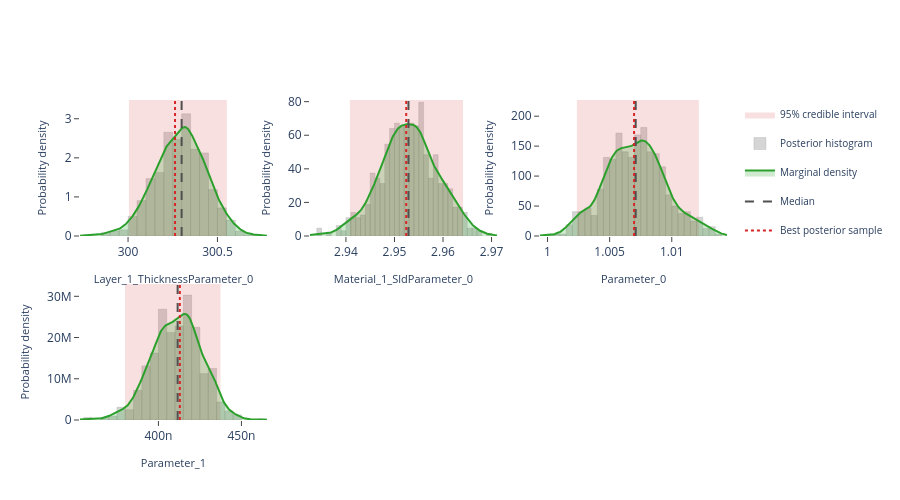

This figure's notebook cell:
### Markdown cell above
## Interactive posterior plots

The next three cells render the same Plotly figures that are shown on the
Bayesian Posterior tab of the EasyReflectometryApp:

* **Marginals** — per-parameter distribution: histogram + smooth KDE marginal,
  shaded 95% credible interval, and median / best-sample lines
  (`plot_distribution` or `posterior.distribution()`)
* **Corner plot** — pairwise marginals + 2-D contours + scatter (`plot_corner`)
* **Traces** — per-chain trace + marginal histogram (`plot_trace`)

The standalone helpers are called with ``return_figure=True`` so they return a
Plotly ``Figure`` that we render in the notebook with ``fig.show()``; the
``PosteriorResults`` methods return the figure directly.

### Code cell
# ---- Marginal posterior distributions ---------------------------------------
# One panel per free parameter, each overlaying the posterior histogram, a
# smooth Gaussian-KDE marginal, the shaded 95% credible interval, and the
# median / best-sample reference lines.  Mirrors the "Marginals" sub-tab in
# the EasyReflectometryApp.

# The PosteriorResults method passes ``logp`` through automatically so the
# best posterior sample (MAP) line is drawn:
fig = posterior.distribution()
fig.show()

# Standalone equivalent (pass ``logp`` to get the best-sample line):
# fig = plot_distribution(
#     posterior.draws,
#     posterior.param_names,
#     logp=posterior.logp,
#     return_figure=True,
# )
# fig.show()

### Figure 1 — Plotly figure (JSON) as saved in the notebook; plotly's stock layout.template omitted (floating-point values rounded to 4 significant figures; data arrays with more than 128 entries replaced by an {"elided": "..."} marker saying what was removed)
{"data": [{"fill": "toself", "fillcolor": "rgba(214, 39, 40, 0.14)", "hoverinfo": "skip", "legendgroup": "95% credible interval", "line": {"color": "rgba(214, 39, 40, 0.14)", "width": 0}, "mode": "lines", "name": "95% credible interval", "showlegend": true, "type": "scatter", "x": [300.0, 300.6, 300.6, 300.0, 300.0], "xaxis": "x", "y": [0.0, 0.0, 3.48, 3.48, 0.0], "yaxis": "y"}, {"histnorm": "probability density", "hovertemplate": "sample=%{x:.4f}<br>density: %{y:.2f}<extra></extra>", "legendgroup": "histogram", "marker": {"color": "rgba(120, 120, 120, 0.38)", "line": {"color": "rgba(120, 120, 120, 0.24)", "width": 1}}, "name": "Posterior histogram", "nbinsx": 40, "opacity": 0.82, "showlegend": true, "type": "histogram", "x": {"elided": "640 float values"}, "xaxis": "x", "yaxis": "y"}, {"fill": "tozeroy", "fillcolor": "rgba(44, 160, 44, 0.22)", "hovertemplate": "Layer_1_ThicknessParameter_0: %{x:.4f}<br>density: %{y:.4f}<extra></extra>", "legendgroup": "marginal", "line": {"color": "rgb(44, 160, 44)", "width": 2}, "mode": "lines", "name": "Marginal density", "showlegend": true, "type": "scatter", "x": {"elided": "256 float values"}, "xaxis": "x", "y": {"elided": "256 float values"}, "yaxis": "y"}, {"hovertemplate": "Median: %{x:.4f}<extra></extra>", "legendgroup": "Median", "line": {"color": "rgb(80, 80, 80)", "dash": "dash", "width": 2}, "mode": "lines", "name": "Median", "showlegend": true, "type": "scatter", "x": [300.3, 300.3], "xaxis": "x", "y": [0.0, 3.48], "yaxis": "y"}, {"hovertemplate": "Best posterior sample: %{x:.4f}<extra></extra>", "legendgroup": "Best posterior sample", "line": {"color": "rgb(214, 39, 40)", "dash": "dot", "width": 2}, "mode": "lines", "name": "Best posterior sample", "showlegend": true, "type": "scatter", "x": [300.3, 300.3], "xaxis": "x", "y": [0.0, 3.48], "yaxis": "y"}, {"fill": "toself", "fillcolor": "rgba(214, 39, 40, 0.14)", "hoverinfo": "skip", "legendgroup": "95% credible interval", "line": {"color": "rgba(214, 39, 40, 0.14)", "width": 0}, "mode": "lines", "name": "95% credible interval", "showlegend": false, "type": "scatter", "x": [2.941, 2.964, 2.964, 2.941, 2.941], "xaxis": "x2", "y": [0.0, 0.0, 80.98, 80.98, 0.0], "yaxis": "y2"}, {"histnorm": "probability density", "hovertemplate": "sample=%{x:.4f}<br>density: %{y:.2f}<extra></extra>", "legendgroup": "histogram", "marker": {"color": "rgba(120, 120, 120, 0.38)", "line": {"color": "rgba(120, 120, 120, 0.24)", "width": 1}}, "name": "Posterior histogram", "nbinsx": 40, "opacity": 0.82, "showlegend": false, "type": "histogram", "x": {"elided": "640 float values"}, "xaxis": "x2", "yaxis": "y2"}, {"fill": "tozeroy", "fillcolor": "rgba(44, 160, 44, 0.22)", "hovertemplate": "Material_1_SldParameter_0: %{x:.4f}<br>density: %{y:.4f}<extra></extra>", "legendgroup": "marginal", "line": {"color": "rgb(44, 160, 44)", "width": 2}, "mode": "lines", "name": "Marginal density", "showlegend": false, "type": "scatter", "x": {"elided": "256 float values"}, "xaxis": "x2", "y": {"elided": "256 float values"}, "yaxis": "y2"}, {"hovertemplate": "Median: %{x:.4f}<extra></extra>", "legendgroup": "Median", "line": {"color": "rgb(80, 80, 80)", "dash": "dash", "width": 2}, "mode": "lines", "name": "Median", "showlegend": false, "type": "scatter", "x": [2.953, 2.953], "xaxis": "x2", "y": [0.0, 80.98], "yaxis": "y2"}, {"hovertemplate": "Best posterior sample: %{x:.4f}<extra></extra>", "legendgroup": "Best posterior sample", "line": {"color": "rgb(214, 39, 40)", "dash": "dot", "width": 2}, "mode": "lines", "name": "Best posterior sample", "showlegend": false, "type": "scatter", "x": [2.952, 2.952], "xaxis": "x2", "y": [0.0, 80.98], "yaxis": "y2"}, {"fill": "toself", "fillcolor": "rgba(214, 39, 40, 0.14)", "hoverinfo": "skip", "legendgroup": "95% credible interval", "line": {"color": "rgba(214, 39, 40, 0.14)", "width": 0}, "mode": "lines", "name": "95% credible interval", "showlegend": false, "type": "scatter", "x": [1.002, 1.012, 1.012, 1.002, 1.002], "xaxis": "x3", "y": [0.0, 0.0, 227.0, 227.0, 0.0], "yaxis": "y3"}, {"histnorm": "probability density", "hovertemplate": "sample=%{x:.4f}<br>density: %{y:.2f}<extra></extra>", "legendgroup": "histogram", "marker": {"color": "rgba(120, 120, 120, 0.38)", "line": {"color": "rgba(120, 120, 120, 0.24)", "width": 1}}, "name": "Posterior histogram", "nbinsx": 40, "opacity": 0.82, "showlegend": false, "type": "histogram", "x": {"elided": "640 float values"}, "xaxis": "x3", "yaxis": "y3"}, {"fill": "tozeroy", "fillcolor": "rgba(44, 160, 44, 0.22)", "hovertemplate": "Parameter_0: %{x:.4f}<br>density: %{y:.4f}<extra></extra>", "legendgroup": "marginal", "line": {"color": "rgb(44, 160, 44)", "width": 2}, "mode": "lines", "name": "Marginal density", "showlegend": false, "type": "scatter", "x": {"elided": "256 float values"}, "xaxis": "x3", "y": {"elided": "256 float values"}, "yaxis": "y3"}, {"hovertemplate": "Median: %{x:.4f}<extra></extra>", "legendgroup": "Median", "line": {"color": "rgb(80, 80, 80)", "dash": "dash", "width": 2}, "mode": "lines", "name": "Median", "showlegend": false, "type": "scatter", "x": [1.007, 1.007], "xaxis": "x3", "y": [0.0, 227.0], "yaxis": "y3"}, {"hovertemplate": "Best posterior sample: %{x:.4f}<extra></extra>", "legendgroup": "Best posterior sample", "line": {"color": "rgb(214, 39, 40)", "dash": "dot", "width": 2}, "mode": "lines", "name": "Best posterior sample", "showlegend": false, "type": "scatter", "x": [1.007, 1.007], "xaxis": "x3", "y": [0.0, 227.0], "yaxis": "y3"}, {"fill": "toself", "fillcolor": "rgba(214, 39, 40, 0.14)", "hoverinfo": "skip", "legendgroup": "95% credible interval", "line": {"color": "rgba(214, 39, 40, 0.14)", "width": 0}, "mode": "lines", "name": "95% credible interval", "showlegend": false, "type": "scatter", "x": [3.798e-07, 4.374e-07, 4.374e-07, 3.798e-07, 3.798e-07], "xaxis": "x4", "y": [0.0, 0.0, 32990000.0, 32990000.0, 0.0], "yaxis": "y4"}, {"histnorm": "probability density", "hovertemplate": "sample=%{x:.4f}<br>density: %{y:.2f}<extra></extra>", "legendgroup": "histogram", "marker": {"color": "rgba(120, 120, 120, 0.38)", "line": {"color": "rgba(120, 120, 120, 0.24)", "width": 1}}, "name": "Posterior histogram", "nbinsx": 40, "opacity": 0.82, "showlegend": false, "type": "histogram", "x": {"elided": "640 float values"}, "xaxis": "x4", "yaxis": "y4"}, {"fill": "tozeroy", "fillcolor": "rgba(44, 160, 44, 0.22)", "hovertemplate": "Parameter_1: %{x:.4f}<br>density: %{y:.4f}<extra></extra>", "legendgroup": "marginal", "line": {"color": "rgb(44, 160, 44)", "width": 2}, "mode": "lines", "name": "Marginal density", "showlegend": false, "type": "scatter", "x": {"elided": "256 float values"}, "xaxis": "x4", "y": {"elided": "256 float values"}, "yaxis": "y4"}, {"hovertemplate": "Median: %{x:.4f}<extra></extra>", "legendgroup": "Median", "line": {"color": "rgb(80, 80, 80)", "dash": "dash", "width": 2}, "mode": "lines", "name": "Median", "showlegend": false, "type": "scatter", "x": [4.116e-07, 4.116e-07], "xaxis": "x4", "y": [0.0, 32990000.0], "yaxis": "y4"}, {"hovertemplate": "Best posterior sample: %{x:.4f}<extra></extra>", "legendgroup": "Best posterior sample", "line": {"color": "rgb(214, 39, 40)", "dash": "dot", "width": 2}, "mode": "lines", "name": "Best posterior sample", "showlegend": false, "type": "scatter", "x": [4.129e-07, 4.129e-07], "xaxis": "x4", "y": [0.0, 32990000.0], "yaxis": "y4"}], "layout": {"barmode": "overlay", "height": 500, "legend": {"font": {"size": 10}}, "plot_bgcolor": "white", "showlegend": true, "xaxis": {"anchor": "y", "domain": [0.0, 0.2889], "range": [299.7, 300.8], "showgrid": false, "ticks": "outside", "title": {"font": {"size": 11}, "text": "Layer_1_ThicknessParameter_0"}, "zeroline": false}, "xaxis2": {"anchor": "y2", "domain": [0.3556, 0.6444], "range": [2.933, 2.971], "showgrid": false, "ticks": "outside", "title": {"font": {"size": 11}, "text": "Material_1_SldParameter_0"}, "zeroline": false}, "xaxis3": {"anchor": "y3", "domain": [0.7111, 1.0], "range": [0.9994, 1.014], "showgrid": false, "ticks": "outside", "title": {"font": {"size": 11}, "text": "Parameter_0"}, "zeroline": false}, "xaxis4": {"anchor": "y4", "domain": [0.0, 0.2889], "range": [3.528e-07, 4.653e-07], "showgrid": false, "ticks": "outside", "title": {"font": {"size": 11}, "text": "Parameter_1"}, "zeroline": false}, "xaxis5": {"anchor": "y5", "domain": [0.3556, 0.6444], "showgrid": false, "ticks": "outside", "zeroline": false}, "xaxis6": {"anchor": "y6", "domain": [0.7111, 1.0], "showgrid": false, "ticks": "outside", "zeroline": false}, "yaxis": {"anchor": "x", "domain": [0.575, 1.0], "range": [0.0, 3.48], "showgrid": false, "ticks": "outside", "title": {"font": {"size": 11}, "text": "Probability density"}, "zeroline": false}, "yaxis2": {"anchor": "x2", "domain": [0.575, 1.0], "range": [0.0, 80.98], "showgrid": false, "ticks": "outside", "title": {"font": {"size": 11}, "text": "Probability density"}, "zeroline": false}, "yaxis3": {"anchor": "x3", "domain": [0.575, 1.0], "range": [0.0, 227.0], "showgrid": false, "ticks": "outside", "title": {"font": {"size": 11}, "text": "Probability density"}, "zeroline": false}, "yaxis4": {"anchor": "x4", "domain": [0.0, 0.425], "range": [0.0, 32990000.0], "showgrid": false, "ticks": "outside", "title": {"font": {"size": 11}, "text": "Probability density"}, "zeroline": false}, "yaxis5": {"anchor": "x5", "domain": [0.0, 0.425], "showgrid": false, "ticks": "outside", "zeroline": false}, "yaxis6": {"anchor": "x6", "domain": [0.0, 0.425], "showgrid": false, "ticks": "outside", "zeroline": false}}}
